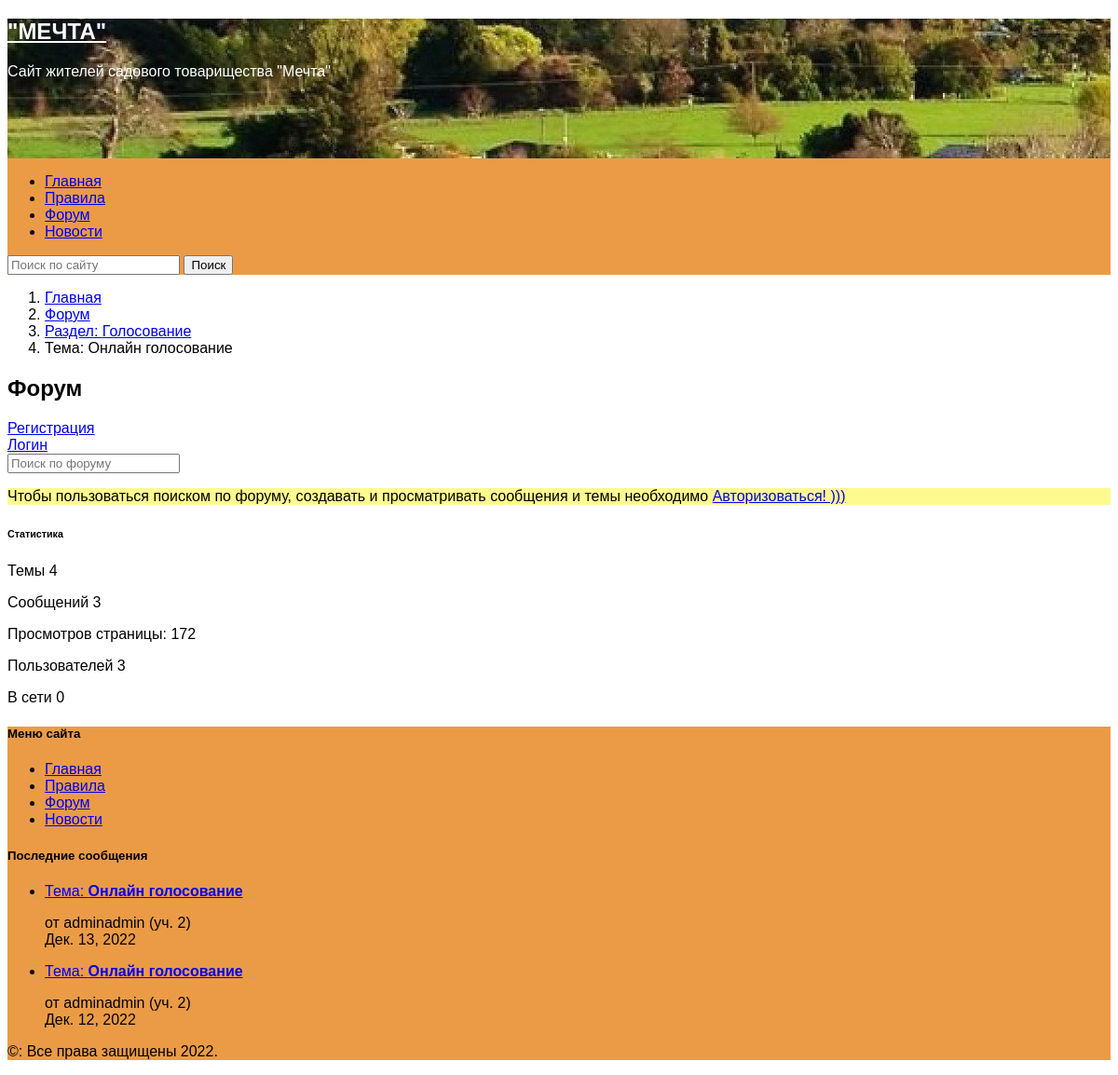
The page /forum/6/1/ on the database its author committed.
### mechta/apps/website/models.py (models this page shows, shortened)
class SitePage(models.Model):
    slug = models.SlugField('url', max_length=255, db_index=True, unique=True, default='', blank=True)
    alias = models.CharField('ссылка', max_length=20, default='', null=True, blank=True)
    title = models.CharField('название', max_length=200, null=True, blank=True)
    intro_text = models.TextField('краткое содержание страницы', null=True, blank=True, default='')
    content = models.TextField('содержание страницы', null=True, blank=True, default='')
    pub_date = models.DateField('дата создания')
    template = models.CharField('файл шаблона', max_length=100, null=False, blank=True, default='.html')
    context_model = models.CharField('контекст модели', max_length=50, default='', null=True, blank=True)
    use_in_menu = models.BooleanField()
    is_category = models.BooleanField()
    def get_absolute_url(self):
        host = 'http://127.0.0.1:8000/'
        return host + self.slug + '/' if self.slug else host

### mechta/apps/forum/views.py (the view)
# urls.py: path('<int:section_id>/<int:topic_id>/', views.ViewTopic.as_view(), name='topic'),
class ViewTopic(DataMixin, ListView):
    model = Message
    context_object_name = 'page'
    template_name = 'forum/content/topic_content.html'
    pk_url_kwarg = 'topic_id'
    def get_queryset(self):
        qw = self.model.objects. \
            filter(topic_id=self.kwargs[self.pk_url_kwarg]). \
            select_related('topic_id', 'user_id', 'user_id__profile'). \
            order_by('pub_date'). \
            values('id', 'text', 'pub_date',
                   'topic_id', 'user_id__username',
                   'user_id__profile__land_plot', 'user_id__profile__avatar__image_url'
                   )
        return qw
    def get_context_data(self, **kwargs):
        setup_session(self.request)
        context = super().get_context_data(**kwargs)
        context = self.add_user_context(context=context,
                                        context_model='topic',
                                        is_forum_page=True,
                                        request_path=self.request.path,
                                        id=self.kwargs[self.pk_url_kwarg],
                                        values=['title', 'description',
                                                'section_id__id', 'section_id__title', 'section_id__icon'])
        return context

### mechta/apps/utils.py (called while the page is built, shortened)
def setup_session(request):
    if request.path.count('forum/'):
        page_url = request.path
        try:
            forum_pages_counter = ForumPagesCounter.objects.get(page_url=page_url)
            forum_pages_counter.visited = (F('visited') + 1)
            forum_pages_counter.save()
        except ForumPagesCounter.DoesNotExist:
            ForumPagesCounter.objects.create(page_url=page_url, visited=1)
            forum_pages_counter = ForumPagesCounter.objects.get(page_url=page_url)
            forum_pages_counter.save()

    @staticmethod
    def get_list_apps():
        return [apps.get_app_config(app.split('.')[0]) for app in settings.INSTALLED_APPS
                if not app.startswith("django.")]

    def get_menu_items(self):
        host = 'http://127.0.0.1:8000/'
        apps_items = []
        for app in self.get_list_apps():
            if hasattr(app, 'menu_name'):
                apps_items.append((app.menu_name, host + app.label + '/'))
        pages = SitePage.objects.filter(use_in_menu=True)
        return [(page.title, page.get_absolute_url()) for page in pages] + apps_items

    def get_context_model_content(self, context_model, **kwargs):
        params = kwargs
        list_apps = self.get_list_apps()
        for app in list_apps:
            try:
                model = apps.get_model(app.label, model_name=context_model)
            except LookupError:
                continue
        else:
            if params:
                qw = model.objects.filter(id=params['id']).values(*params['values'])
                if params.get('order_by') is not None:
                    qw = qw.order_by(*params['order_by'])
                return qw
            else:
                return model.objects.all()

    @staticmethod
    def get_last_messages():
        return Message.objects.\
            values('user_id__username',
                   'user_id__profile__land_plot',
                   'topic_id__title',
                   'topic_id__id',
                   'topic_id__section_id__id',
                   'pub_date').\
            order_by('-pub_date')

    @staticmethod
    def get_count_topics():
        return Topic.objects.count()

    @staticmethod
    def get_count_messages():
        return Message.objects.count()

    @staticmethod
    def get_count_users():
        time_delta = datetime.timedelta(minutes=5)
        now = timezone.now()
        return ForumSession.objects.filter(last_visit__gt=(now - time_delta)).count()

### mechta/templates/forum/content/topic_content.html (shortened to what this page needs)
{% extends "main.html" %}
{% block second_page_link %}
    <li class="breadcrumb-item">
        <a href="{% url 'forum:page' %}">Форум</a>
    </li>
    {% for item in topic %}
    <li class="breadcrumb-item">
       <a href="{% url 'forum:section' item.section_id__id %}">
           Раздел: {{ item.section_id__title }}
       </a>
    </li>
    <li class="breadcrumb-item active" aria-current="page">
        Тема: {{ item.title }}
    </li>
    {% endfor %}
{% endblock %}
{% block content_title %}
    <h2 class="pb-2 border-bottom">
        Форум
    </h2>
{% endblock %}
{% block content %}
<div class="row row-cols-1  align-items-md-center g-8 py-8">
    {% include "forum/register_panel.html" %}
    <div class=" my-3 p-3 bg-body rounded shadow-sm">
    {% if request.user.is_authenticated %}
        <div class="d-flex flex-md-row flex-nowrap border-bottom">
            {% for item in topic %}
            <div class="w-10 align-self-center">
                <span class="px-3">
                    <icon class="fa-solid {{ item.section_id__icon }} fa-xl" style="color:#f1c232"></icon>
                </span>
            </div>
            <div class="flex-fill w-60 text-muted my-1">
                <h6 class="mb-1">Название темы:  <strong>{{ item.title }}.</strong></h6>
                <p class="text-gray-dark mb-0"> Описание темы: {{ item.description }}</p>
            </div>
            {% endfor %}
            <div class="flex w-30 text-muted align-self-center">
                <div class="px-5">
                    <a class="btn btn-primary rounded-3" href="{% url 'forum:reply' view.kwargs.section_id view.kwargs.topic_id %}"
                       role="button">Написать сообщение</a>
                </div>
            </div>
        </div>
        <div class="row border-bottom">
            <div class="d-flex col-3 text-muted pt-3 justify-content-center">
                <h6 class=" pb-2 mb-0">Автор</h6>
            </div>
            <div class="d-flex col-6 text-muted pt-3 justify-content-center">
                <h6 class="pb-2 mb-0">Сообщения</h6>
            </div>
            <div class="d-flex col-2 text-muted pt-3 justify-content-center">
                <h6 class="pb-2 mb-0">Дата</h6>
            </div>
            <div class="d-flex col-1 text-muted pt-3 justify-content-center">
                <h6 class="pb-2 mb-0">Прочитанно</h6>
            </div>
        </div>
        {% if page %}
            {% for item in page %}
            <div class="row border-bottom">
                <div class="d-flex col-3 justify-content-start">
                    <div class="p-1">
                    {% if item.user_id__profile__avatar__image_url %}
                        <img class="avatar" src="{{ MEDIA_URL }}{{ item.user_id__profile__avatar__image_url }}"/>
                    {% else %}
                        <span class="avatar bg-secondary rounded-3" style="font-size:16px">
                            {{ item.user_id__username|slice:2|upper }}
                        </span>
                    {% endif %}
                    </div>
                    <div class="pt-3">
                        <p class="pb-3 mb-0 small lh-sm" >
                            {{ item.user_id__username }}, ( участок {{ item.user_id__profile__land_plot }})<br>
                        </p>
                    </div>
                </div>
                <div class="d-flex col-6 text-muted  pt-3">
                    <p class="pb-3 mb-0 small lh-sm">
                        {{ item.text }}
                    </p>
                </div>
                <div class="d-flex col-2 text-muted pt-3 justify-content-center">
                    <p class="pb-3 mb-0 small lh-sm">
                        {{ item.pub_date }}
                    </p>
                </div>
                <div class="d-flex col-1 text-muted pt-3 justify-content-center">
                    <input class="form-check-input mt-0 message_box" action="{% url 'forum:messages-handler' %}" type="checkbox" name="is_read" data-id="{{ item.id }}" >
                </div>
            </div>
            {% endfor %}
        {% else %}
            <div class="row border-bottom">
                <div class="d-flex col-12 text-muted pt-3">
                    <span class="px-3 mt-2">
                        <i class="fa-regular fa-square fa-xl" style="color:#f1c232"></i>
                    </span>
                    <p class="mt-3 small lh-sm">
                        Пока нет сообщений. Будьте первым
                    </p>
                </div>
            </div>
        {% endif %}
    {% else %}
        {% include "forum/suggestion_to_register.html" %}
    {% endif %}
        {% include "forum/statistic_panel.html" %}
    </div>
</div>
{% endblock %}

### mechta/templates/top_menu.html
 {% load static %}
    <div class="container-fluid p-0" style="background-color:#eb9b46">
        <div class="row align-items-center container-fluid m-0" style="height: 150px; background-image: url('{% static 'fon.jpg' %}')">
            <div class="col-lg-4 d-flex justify-content-center">
                <div class="site-branding navbar-brand">
                    <h2 class="site-title fs-4">
                        <a class="text-decoration-none" href="https://zolotoi-bor.ru/" rel="home" style="color:#FFFFFF">"МЕЧТА"</a>
                    </h2>
                    <p class="site-description fs-5" style="color:#FFFFFF">Сайт жителей садового товарищества "Мечта"</p>
                </div>
            </div>
        </div>
        <div class="row container-fluid justify-content-md-center">
            <nav class="navbar navbar-expand-lg  navbar-light bg-transparent" aria-label="Main navigation">
                <ul class="navbar-nav me-auto mb-2 mb-lg-0">
                {% for title, url in menu_items %}
                    <li class="nav-item">
                        <a class="nav-link fs-6 fw-semibold text-light" href="{{ url }}">{{ title }}</a>
                    </li>
                {% endfor %}
                </ul>
                <form class="d-flex" role="search" action="{% url 'website:search_results' %}" method="get">
                    <input name="w_q" class="form-control rounded-3 me-2" type="search" placeholder="Поиск по сайту" aria-label="Search">
                    <button class="btn btn-outline-light text-light menu-search-btn rounded-3" type="submit">Поиск</button>
                </form>
            </nav>
        </div>
    </div>

### mechta/templates/bottom_menu.html
<div class="col mb-3">
    <h5 class="text-muted fw-semibold">Меню сайта</h5>
    <ul class="nav flex-column">
    {% for title, url in menu_items %}
        <li class="nav-item mb-2 border-bottom">
            <a class="nav-link p-0 text-light fs-6" href="{{ url }}">{{ title }}</a>
        </li>
    {% endfor %}
    </ul>
</div>

### mechta/static/website/css/main.css (style rules this page uses)
html { font-size: 16px; }
body { font-family: "Public+Sans", sans-serif; font-size: 16px; font-weight: 300; color: #000000; background-color: #FFFFFF; min-width: 320px; }

### rows shown on the page
SitePage: menu_items "Главная", menu_items "Главная"
SitePage: menu_items "Правила", menu_items "Правила"

### other values the page prints
{{ title }} "Форум" "Новости"
{{ item.section_id__title }} "Голосование"
{{ item.title }} "Онлайн голосование"
{{ topics_numbers }} "4"
{{ messages_numbers }} "3"
{{ total_visited.visited }} "172"
{{ total_users }} "3"
{{ count_users }} "0"
{{ message.topic_id__title }} "Онлайн голосование" "Онлайн голосование"
{{ message.user_id__username }} "adminadmin" "adminadmin"
{{ message.user_id__profile__land_plot }} "2" "2"
{{ message.pub_date }} "Дек. 13, 2022" "Дек. 12, 2022"
